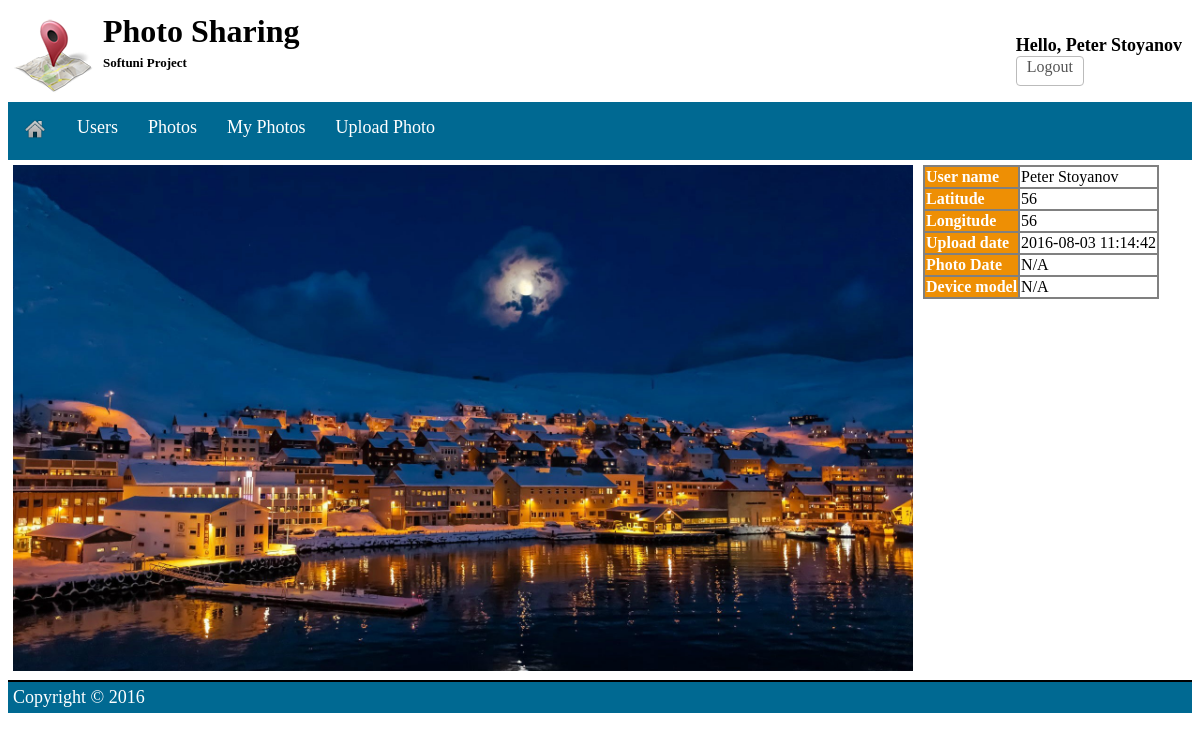
The app's page /?page=singlephoto&id=59 (signed in) with its own data.
### tables this page shows
CREATE TABLE `photos` (
  `id` int(11) NOT NULL,
  `user_id` int(11) DEFAULT NULL,
  `upload_time` timestamp NOT NULL DEFAULT CURRENT_TIMESTAMP,
  `date` varchar(150) NOT NULL,
  `lat` double DEFAULT NULL,
  `long` double DEFAULT NULL,
  `comment` text,
  `filename` varchar(120) DEFAULT NULL,
  `device_model` varchar(200) NOT NULL
);

CREATE TABLE `users` (
  `id` int(11) NOT NULL,
  `username` varchar(50) DEFAULT NULL,
  `password` varchar(100) DEFAULT NULL,
  `fullname` varchar(50) DEFAULT NULL
);

### index.php (called while the page is built, shortened)
<?php
require_once 'view/layout.php';

### pages/singlephoto.php (the view)
<?php
global $con;
$id = $_GET['id'];
$result = mysqli_query($con, "SELECT filename FROM photos WHERE id=$id");
$pic = mysqli_fetch_all($result);
$pic = $pic[0][0];
$result = mysqli_query($con, "SELECT photos.id, `lat`,`long`,`filename`,`upload_time`,`date`,`device_model`,`fullname` as user_name FROM photos JOIN users ON photos.user_id = users.id WHERE photos.id = $id");
$Result = mysqli_fetch_assoc($result);
?>
<div class="row">
    <div class="col">
        <img src='photos/<?= $pic ?>' width='900px'/>
    </div>
    <div class="col">
        <table class="table">
            <tr>
            <td class="singlephototable table"><strong>User name</strong></td>
            <td class="table"><?= htmlspecialchars($Result['user_name']) ?></td>
            </tr>
            <tr>
            <td class="singlephototable table"><strong>Latitude</strong></td>
            <td class="table"><?= htmlspecialchars($Result['lat']) ?></td>
            </tr>
            <tr>
            <td class="singlephototable table"><strong>Longitude</strong></td>
            <td class="table"><?= htmlspecialchars($Result['long']) ?></td>
            </tr>
            <tr>
            <td class="singlephototable table"><strong>Upload date</strong></td>
            <td class="table"><?= htmlspecialchars($Result['upload_time']) ?></td>
            </tr>
            <tr>
            <td class="singlephototable table"><strong>Photo Date</strong></td>
            <td class="table"><?= htmlspecialchars($Result['date']) ?></td>
            </tr>
            <tr>
            <td class="singlephototable table"><strong>Device model</strong></td>
            <td class="table"><?= htmlspecialchars($Result['device_model']) ?></td>
            </tr>
        </table>
    </div>
</div>

### css/app.css (style rules this page uses)
.row { overflow: hidden; }
.col { display: block; float: left; margin: 5px; }

### css/login.css (style rules this page uses)
table { border-collapse: collapse; }
.table { border: 2px solid grey; }
td { background-color: white; color: black; }
.singlephototable { background-color: #ee8f04; color: white; }

### records on screen
photos: filename (picture), user.fullname "Peter Stoyanov", lat "56", long "56", upload_time "2016-08-03 11:14:42", date "N/A", device_model "N/A"

### other values on screen
$_SESSION['user']['fullname'] "Peter Stoyanov"
